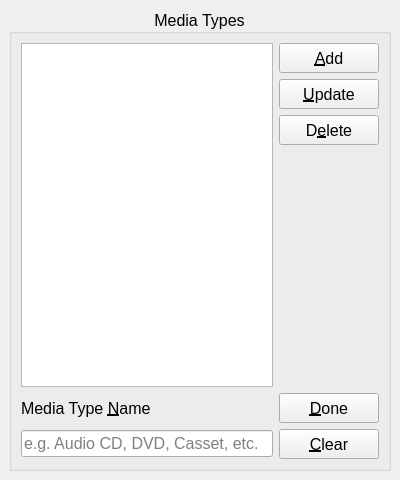
<?xml version="1.0" encoding="UTF-8"?>
<ui version="4.0">
 <class>edit_media_types_window</class>
 <widget class="QMainWindow" name="edit_media_types_window">
  <property name="windowModality">
   <enum>Qt::WindowModal</enum>
  </property>
  <property name="geometry">
   <rect>
    <x>0</x>
    <y>0</y>
    <width>400</width>
    <height>480</height>
   </rect>
  </property>
  <property name="minimumSize">
   <size>
    <width>400</width>
    <height>480</height>
   </size>
  </property>
  <property name="maximumSize">
   <size>
    <width>500</width>
    <height>800</height>
   </size>
  </property>
  <property name="font">
   <font>
    <family>Arial</family>
    <pointsize>12</pointsize>
   </font>
  </property>
  <property name="windowTitle">
   <string>Edit Genres</string>
  </property>
  <widget class="QWidget" name="central_widget">
   <layout class="QVBoxLayout" name="vl_central_widget" stretch="1">
    <item>
     <widget class="QGroupBox" name="gb_media_types">
      <property name="font">
       <font>
        <family>Arial</family>
        <pointsize>12</pointsize>
       </font>
      </property>
      <property name="title">
       <string>Media Types</string>
      </property>
      <property name="alignment">
       <set>Qt::AlignCenter</set>
      </property>
      <layout class="QGridLayout" name="gridLayout">
       <item row="5" column="0">
        <widget class="QLineEdit" name="le_type_name">
         <property name="font">
          <font>
           <family>Arial</family>
          </font>
         </property>
         <property name="placeholderText">
          <string>e.g. Audio CD, DVD, Casset, etc.</string>
         </property>
        </widget>
       </item>
       <item row="1" column="1">
        <widget class="QPushButton" name="btn_update_type">
         <property name="minimumSize">
          <size>
           <width>100</width>
           <height>30</height>
          </size>
         </property>
         <property name="maximumSize">
          <size>
           <width>16777215</width>
           <height>30</height>
          </size>
         </property>
         <property name="font">
          <font>
           <family>Arial</family>
          </font>
         </property>
         <property name="text">
          <string>&amp;Update</string>
         </property>
         <property name="shortcut">
          <string>Alt+U</string>
         </property>
        </widget>
       </item>
       <item row="4" column="1">
        <widget class="QPushButton" name="btn_done">
         <property name="minimumSize">
          <size>
           <width>100</width>
           <height>30</height>
          </size>
         </property>
         <property name="maximumSize">
          <size>
           <width>16777215</width>
           <height>30</height>
          </size>
         </property>
         <property name="font">
          <font>
           <family>Arial</family>
          </font>
         </property>
         <property name="text">
          <string>&amp;Done</string>
         </property>
         <property name="shortcut">
          <string>Esc</string>
         </property>
        </widget>
       </item>
       <item row="5" column="1">
        <widget class="QPushButton" name="btn_clear">
         <property name="minimumSize">
          <size>
           <width>100</width>
           <height>30</height>
          </size>
         </property>
         <property name="maximumSize">
          <size>
           <width>16777215</width>
           <height>30</height>
          </size>
         </property>
         <property name="font">
          <font>
           <family>Arial</family>
          </font>
         </property>
         <property name="text">
          <string>&amp;Clear</string>
         </property>
         <property name="shortcut">
          <string>Esc</string>
         </property>
        </widget>
       </item>
       <item row="2" column="1">
        <widget class="QPushButton" name="btn_delete_type">
         <property name="minimumSize">
          <size>
           <width>100</width>
           <height>30</height>
          </size>
         </property>
         <property name="maximumSize">
          <size>
           <width>16777215</width>
           <height>30</height>
          </size>
         </property>
         <property name="font">
          <font>
           <family>Arial</family>
          </font>
         </property>
         <property name="text">
          <string>D&amp;elete</string>
         </property>
        </widget>
       </item>
       <item row="4" column="0">
        <widget class="QLabel" name="lbl_type_name">
         <property name="font">
          <font>
           <family>Arial</family>
          </font>
         </property>
         <property name="text">
          <string>Media Type &amp;Name</string>
         </property>
         <property name="buddy">
          <cstring>le_type_name</cstring>
         </property>
        </widget>
       </item>
       <item row="0" column="1">
        <widget class="QPushButton" name="btn_add_type">
         <property name="minimumSize">
          <size>
           <width>100</width>
           <height>30</height>
          </size>
         </property>
         <property name="maximumSize">
          <size>
           <width>16777215</width>
           <height>30</height>
          </size>
         </property>
         <property name="font">
          <font>
           <family>Arial</family>
          </font>
         </property>
         <property name="text">
          <string>&amp;Add</string>
         </property>
         <property name="shortcut">
          <string>Alt+A</string>
         </property>
        </widget>
       </item>
       <item row="3" column="1">
        <spacer name="verticalSpacer">
         <property name="font">
          <font>
           <family>Arial</family>
          </font>
         </property>
         <property name="orientation">
          <enum>Qt::Vertical</enum>
         </property>
         <property name="sizeHint" stdset="0">
          <size>
           <width>20</width>
           <height>40</height>
          </size>
         </property>
        </spacer>
       </item>
       <item row="0" column="0" rowspan="4">
        <widget class="QListView" name="lst_media_types">
         <property name="font">
          <font>
           <family>Arial</family>
           <pointsize>12</pointsize>
          </font>
         </property>
        </widget>
       </item>
      </layout>
     </widget>
    </item>
   </layout>
  </widget>
 </widget>
 <resources/>
 <connections/>
</ui>
